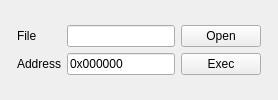
<widget class="QWidget" name="run_tab">
 <attribute name="title">
  <string>Run</string>
 </attribute>
 <layout class="QVBoxLayout" name="runTabLayout">
  <item>
   <layout class="QVBoxLayout" name="run_Tab_Layout">
    <item>
     <layout class="QHBoxLayout" name="run_run_horizontalLayout">
      <property name="leftMargin">
       <number>6</number>
      </property>
      <property name="topMargin">
       <number>6</number>
      </property>
      <property name="rightMargin">
       <number>6</number>
      </property>
      <property name="bottomMargin">
       <number>6</number>
      </property>
      <item>
       <layout class="QGridLayout" name="gridLayout_7" columnstretch="1,10,0,0">
        <item row="1" column="0">
         <widget class="QLabel" name="run_run_address_label">
          <property name="text">
           <string>Address</string>
          </property>
         </widget>
        </item>
        <item row="0" column="3">
         <widget class="QPushButton" name="run_open_file">
          <property name="text">
           <string>Open</string>
          </property>
         </widget>
        </item>
        <item row="0" column="1" colspan="2">
         <widget class="QLineEdit" name="run_file_open_lineEdit">
          <property name="text">
           <string/>
          </property>
         </widget>
        </item>
        <item row="1" column="3">
         <widget class="QPushButton" name="run_run_button">
          <property name="text">
           <string>Exec</string>
          </property>
         </widget>
        </item>
        <item row="0" column="0">
         <widget class="QLabel" name="run_run_file_label">
          <property name="text">
           <string>File</string>
          </property>
         </widget>
        </item>
        <item row="1" column="1" colspan="2">
         <widget class="QLineEdit" name="run_run_address_lineEdit">
          <property name="text">
           <string>0x000000</string>
          </property>
         </widget>
        </item>
       </layout>
      </item>
     </layout>
    </item>
    <item>
     <layout class="QVBoxLayout" name="run_file_hexView">
      <property name="leftMargin">
       <number>5</number>
      </property>
      <property name="topMargin">
       <number>0</number>
      </property>
      <property name="rightMargin">
       <number>5</number>
      </property>
     </layout>
    </item>
    <item>
     <layout class="QHBoxLayout" name="run_horizontalLayout"/>
    </item>
   </layout>
  </item>
 </layout>
</widget>
